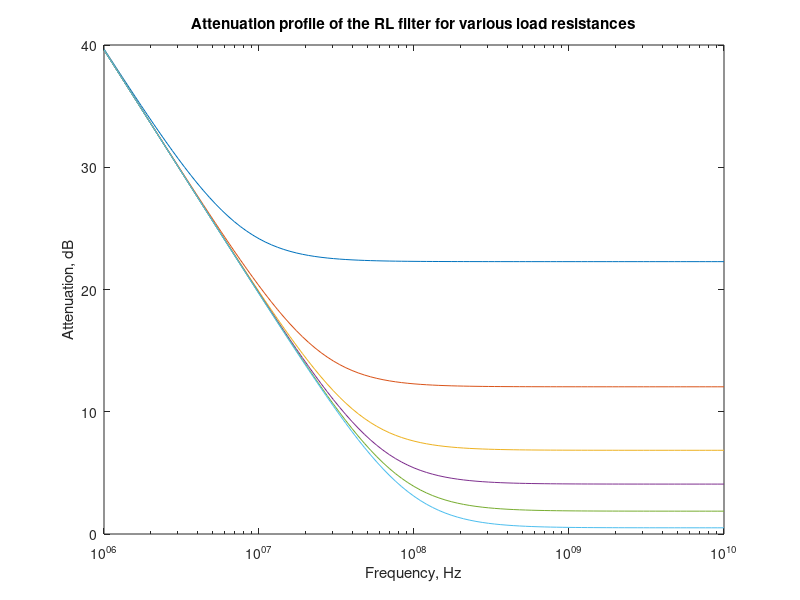
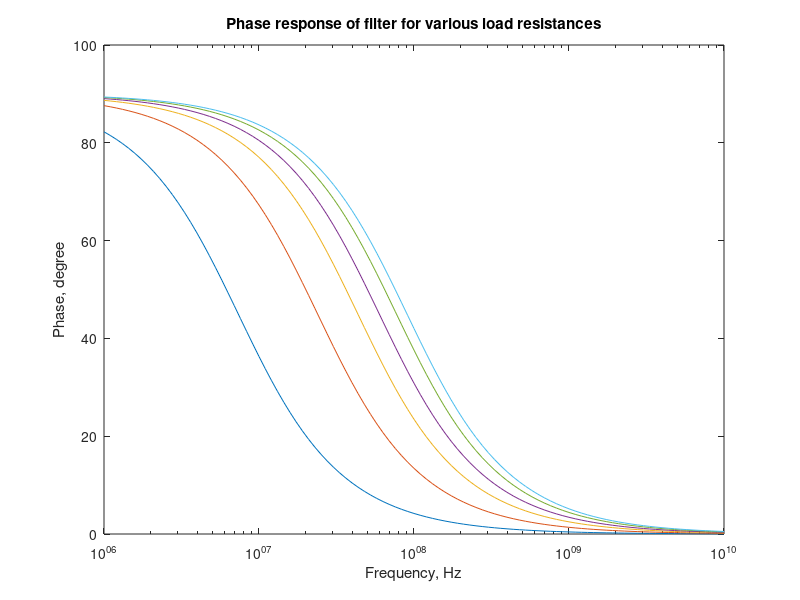

Source code (MATLAB) for these figures, in order:
%
%   This file computes the attenuation profile of the first 
%   order RL filter for various load resistances
% 
%   Copyright (c) 1999 by P.Bretchko and R.Ludwig
%   "RF Circuit Design: Theory and Practice"
%

close all; % close all opened graphs
clear all; % clear all variables
f1=figure; % open new graph for the attenuation
f2=figure; % open new graph for the phase plot

% define problem parameters
L=100e-9; % filter inductance
R=10;     % filter resistance
Rg=50;    % source impedance
RL=[5 20 50 100 250 1e3]; % load imperances for which the 
                          % transfer function is computed
% define frequency range
f_min=1e6;  % lower frequency limit
f_max=10e9; % upper frequency limit
N=100;      % number of points in the graph
f=f_min*((f_max/f_min).^((0:N)/N)); % compute frequency points on log scale
w=2*pi*f;  

colormap(lines);
color_map=colormap;
colormap('default');

for n=1:length(RL)
   H=1./(1+(R+Rg)*(1./(j*w*L)+1/RL(n)));
   figure(f1);
   semilogx(f,-20*log10(abs(H)),'color',color_map(n,:));
   hold on;
   phase=atan(imag(H)./real(H));
   figure(f2);
   semilogx(f,phase/pi*180,'color',color_map(n,:));
   hold on;
end;

figure(f1);
title('Attenuation profile of the RL filter for various load resistances');
xlabel('Frequency, Hz');
ylabel('Attenuation, dB');

%print -deps 'fig5_9a.eps'     % if uncommented -> saves a copy of plot in EPS format

figure(f2);
title('Phase response of filter for various load resistances');
xlabel('Frequency, Hz');
ylabel('Phase, degree');

%print -deps 'fig5_9b.eps'     % if uncommented -> saves a copy of plot in EPS format
